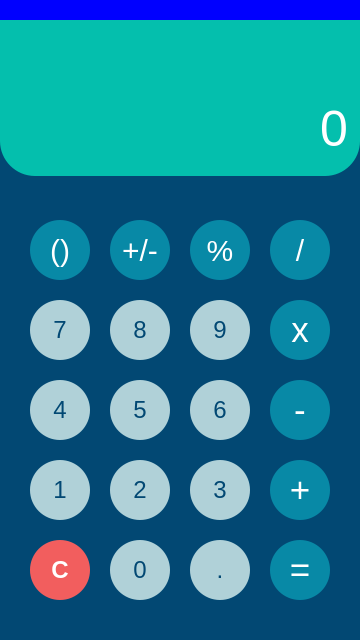
<?xml version="1.0" encoding="UTF-8"?>
<ui version="4.0">
 <class>MainWindow</class>
 <widget class="QMainWindow" name="MainWindow">
  <property name="geometry">
   <rect>
    <x>0</x>
    <y>0</y>
    <width>360</width>
    <height>640</height>
   </rect>
  </property>
  <property name="windowTitle">
   <string>MainWindow</string>
  </property>
  <property name="styleSheet">
   <string notr="true">background-color:rgb(2,72,115)
</string>
  </property>
  <widget class="QWidget" name="centralwidget">
   <widget class="QLabel" name="Image">
    <property name="geometry">
     <rect>
      <x>0</x>
      <y>0</y>
      <width>360</width>
      <height>24</height>
     </rect>
    </property>
    <property name="styleSheet">
     <string notr="true">background-color:blue</string>
    </property>
    <property name="text">
     <string/>
    </property>
    <property name="pixmap">
     <pixmap>build/image/status bar bg.png</pixmap>
    </property>
   </widget>
   <widget class="QLabel" name="Answer">
    <property name="geometry">
     <rect>
      <x>0</x>
      <y>20</y>
      <width>360</width>
      <height>156</height>
     </rect>
    </property>
    <property name="styleSheet">
     <string notr="true">background-color:rgb(4,191,173);
border-bottom-left-radius:35px;
border-bottom-right-radius:35px;
font-size:50px;
color:white;
font-family: 'Open Sans', sens-serif;
font-weight:300;
text-align:center;
padding: 80% 0 20px 0;</string>
    </property>
    <property name="text">
     <string>0</string>
    </property>
    <property name="alignment">
     <set>Qt::AlignmentFlag::AlignRight|Qt::AlignmentFlag::AlignTrailing|Qt::AlignmentFlag::AlignVCenter</set>
    </property>
   </widget>
   <widget class="QPushButton" name="Bracket">
    <property name="geometry">
     <rect>
      <x>30</x>
      <y>220</y>
      <width>60</width>
      <height>60</height>
     </rect>
    </property>
    <property name="styleSheet">
     <string notr="true">border-radius:30%;
background-color:rgb(8,137,166);
font-family: 'Open Sans', sens-serif;
font-size:30px;
font-weight:200;
color:white;</string>
    </property>
    <property name="text">
     <string>()</string>
    </property>
    <property name="iconSize">
     <size>
      <width>30</width>
      <height>30</height>
     </size>
    </property>
   </widget>
   <widget class="QPushButton" name="PlusMinus">
    <property name="geometry">
     <rect>
      <x>110</x>
      <y>220</y>
      <width>60</width>
      <height>60</height>
     </rect>
    </property>
    <property name="styleSheet">
     <string notr="true">border-radius:30%;
background-color:rgb(8,137,166);
font-family: 'Open Sans', sens-serif;
font-size:30px;
font-weight:200;
color:white;</string>
    </property>
    <property name="text">
     <string>+/-</string>
    </property>
    <property name="iconSize">
     <size>
      <width>30</width>
      <height>30</height>
     </size>
    </property>
   </widget>
   <widget class="QPushButton" name="Percentage">
    <property name="geometry">
     <rect>
      <x>190</x>
      <y>220</y>
      <width>60</width>
      <height>60</height>
     </rect>
    </property>
    <property name="styleSheet">
     <string notr="true">border-radius:30%;
background-color:rgb(8,137,166);
font-family: 'Open Sans', sens-serif;
font-size:30px;
font-weight:200;
color:white;</string>
    </property>
    <property name="text">
     <string>%</string>
    </property>
    <property name="iconSize">
     <size>
      <width>30</width>
      <height>30</height>
     </size>
    </property>
   </widget>
   <widget class="QPushButton" name="Division">
    <property name="geometry">
     <rect>
      <x>270</x>
      <y>220</y>
      <width>60</width>
      <height>60</height>
     </rect>
    </property>
    <property name="styleSheet">
     <string notr="true">border-radius:30%;
background-color:rgb(8,137,166);
font-family: 'Open Sans', sens-serif;
font-size:30px;
font-weight:200;
color:white;</string>
    </property>
    <property name="text">
     <string>/</string>
    </property>
    <property name="iconSize">
     <size>
      <width>30</width>
      <height>30</height>
     </size>
    </property>
   </widget>
   <widget class="QPushButton" name="pushButton_7">
    <property name="geometry">
     <rect>
      <x>30</x>
      <y>300</y>
      <width>60</width>
      <height>60</height>
     </rect>
    </property>
    <property name="styleSheet">
     <string notr="true">border-radius:30%;
background-color:rgb(176, 209, 216);
font-family: 'Open Sans', sens-serif;
font-size:24px;
font-weight:200;
color:rgb(2,72,115);
</string>
    </property>
    <property name="text">
     <string>7</string>
    </property>
   </widget>
   <widget class="QPushButton" name="pushButton_8">
    <property name="geometry">
     <rect>
      <x>110</x>
      <y>300</y>
      <width>60</width>
      <height>60</height>
     </rect>
    </property>
    <property name="styleSheet">
     <string notr="true">border-radius:30%;
background-color:rgb(176, 209, 216);
font-family: 'Open Sans', sens-serif;
font-size:24px;
font-weight:200;
color:rgb(2,72,115);
</string>
    </property>
    <property name="text">
     <string>8</string>
    </property>
   </widget>
   <widget class="QPushButton" name="pushButton_9">
    <property name="geometry">
     <rect>
      <x>190</x>
      <y>300</y>
      <width>60</width>
      <height>60</height>
     </rect>
    </property>
    <property name="styleSheet">
     <string notr="true">border-radius:30%;
background-color:rgb(176, 209, 216);
font-family: 'Open Sans', sens-serif;
font-size:24px;
font-weight:200;
color:rgb(2,72,115);
</string>
    </property>
    <property name="text">
     <string>9</string>
    </property>
   </widget>
   <widget class="QPushButton" name="Multi">
    <property name="geometry">
     <rect>
      <x>270</x>
      <y>300</y>
      <width>60</width>
      <height>60</height>
     </rect>
    </property>
    <property name="styleSheet">
     <string notr="true">border-radius:30%;
background-color:rgb(8,137,166);
font-family: 'Open Sans', sens-serif;
font-size:35px;
font-weight:200;
color:white;</string>
    </property>
    <property name="text">
     <string>x</string>
    </property>
    <property name="iconSize">
     <size>
      <width>30</width>
      <height>30</height>
     </size>
    </property>
   </widget>
   <widget class="QPushButton" name="pushButton_4">
    <property name="geometry">
     <rect>
      <x>30</x>
      <y>380</y>
      <width>60</width>
      <height>60</height>
     </rect>
    </property>
    <property name="styleSheet">
     <string notr="true">border-radius:30%;
background-color:rgb(176, 209, 216);
font-family: 'Open Sans', sens-serif;
font-size:24px;
font-weight:200;
color:rgb(2,72,115);
</string>
    </property>
    <property name="text">
     <string>4</string>
    </property>
   </widget>
   <widget class="QPushButton" name="pushButton_5">
    <property name="geometry">
     <rect>
      <x>110</x>
      <y>380</y>
      <width>60</width>
      <height>60</height>
     </rect>
    </property>
    <property name="styleSheet">
     <string notr="true">border-radius:30%;
background-color:rgb(176, 209, 216);
font-family: 'Open Sans', sens-serif;
font-size:24px;
font-weight:200;
color:rgb(2,72,115);
</string>
    </property>
    <property name="text">
     <string>5</string>
    </property>
   </widget>
   <widget class="QPushButton" name="pushButton_3">
    <property name="geometry">
     <rect>
      <x>190</x>
      <y>460</y>
      <width>60</width>
      <height>60</height>
     </rect>
    </property>
    <property name="styleSheet">
     <string notr="true">border-radius:30%;
background-color:rgb(176, 209, 216);
font-family: 'Open Sans', sens-serif;
font-size:24px;
font-weight:200;
color:rgb(2,72,115);
</string>
    </property>
    <property name="text">
     <string>3</string>
    </property>
   </widget>
   <widget class="QPushButton" name="pushButton_6">
    <property name="geometry">
     <rect>
      <x>190</x>
      <y>380</y>
      <width>60</width>
      <height>60</height>
     </rect>
    </property>
    <property name="styleSheet">
     <string notr="true">border-radius:30%;
background-color:rgb(176, 209, 216);
font-family: 'Open Sans', sens-serif;
font-size:24px;
font-weight:200;
color:rgb(2,72,115);
</string>
    </property>
    <property name="text">
     <string>6</string>
    </property>
   </widget>
   <widget class="QPushButton" name="Plus">
    <property name="geometry">
     <rect>
      <x>270</x>
      <y>460</y>
      <width>60</width>
      <height>60</height>
     </rect>
    </property>
    <property name="styleSheet">
     <string notr="true">border-radius:30%;
background-color:rgb(8,137,166);
font-family: 'Open Sans', sens-serif;
font-size:35px;
font-weight:200;
color:white;</string>
    </property>
    <property name="text">
     <string>+</string>
    </property>
    <property name="iconSize">
     <size>
      <width>30</width>
      <height>30</height>
     </size>
    </property>
   </widget>
   <widget class="QPushButton" name="pushButton_2">
    <property name="geometry">
     <rect>
      <x>110</x>
      <y>460</y>
      <width>60</width>
      <height>60</height>
     </rect>
    </property>
    <property name="styleSheet">
     <string notr="true">border-radius:30%;
background-color:rgb(176, 209, 216);
font-family: 'Open Sans', sens-serif;
font-size:24px;
font-weight:200;
color:rgb(2,72,115);
</string>
    </property>
    <property name="text">
     <string>2</string>
    </property>
   </widget>
   <widget class="QPushButton" name="Minus">
    <property name="geometry">
     <rect>
      <x>270</x>
      <y>380</y>
      <width>60</width>
      <height>60</height>
     </rect>
    </property>
    <property name="styleSheet">
     <string notr="true">border-radius:30%;
background-color:rgb(8,137,166);
font-family: 'Open Sans', sens-serif;
font-size:35px;
font-weight:200;
color:white;</string>
    </property>
    <property name="text">
     <string>-</string>
    </property>
    <property name="iconSize">
     <size>
      <width>30</width>
      <height>30</height>
     </size>
    </property>
   </widget>
   <widget class="QPushButton" name="pushButton_1">
    <property name="geometry">
     <rect>
      <x>30</x>
      <y>460</y>
      <width>60</width>
      <height>60</height>
     </rect>
    </property>
    <property name="styleSheet">
     <string notr="true">border-radius:30%;
background-color:rgb(176, 209, 216);
font-family: 'Open Sans', sens-serif;
font-size:24px;
font-weight:200;
color:rgb(2,72,115);
</string>
    </property>
    <property name="text">
     <string>1</string>
    </property>
   </widget>
   <widget class="QPushButton" name="Clear">
    <property name="geometry">
     <rect>
      <x>30</x>
      <y>540</y>
      <width>60</width>
      <height>60</height>
     </rect>
    </property>
    <property name="styleSheet">
     <string notr="true">border-radius:30%;
background-color:rgb(242, 94, 94);
font-family: 'Open Sans', sens-serif;
font-size:24px;
font-weight:600;
color:white;</string>
    </property>
    <property name="text">
     <string>C</string>
    </property>
   </widget>
   <widget class="QPushButton" name="pushButton_0">
    <property name="geometry">
     <rect>
      <x>110</x>
      <y>540</y>
      <width>60</width>
      <height>60</height>
     </rect>
    </property>
    <property name="styleSheet">
     <string notr="true">border-radius:30%;
background-color:rgb(176, 209, 216);
font-family: 'Open Sans', sens-serif;
font-size:24px;
font-weight:200;
color:rgb(2,72,115);
</string>
    </property>
    <property name="text">
     <string>0</string>
    </property>
   </widget>
   <widget class="QPushButton" name="pushButton_Doc">
    <property name="geometry">
     <rect>
      <x>190</x>
      <y>540</y>
      <width>60</width>
      <height>60</height>
     </rect>
    </property>
    <property name="styleSheet">
     <string notr="true">border-radius:30%;
background-color:rgb(176, 209, 216);
font-family: 'Open Sans', sens-serif;
font-size:24px;
font-weight:200;
color:rgb(2,72,115);
</string>
    </property>
    <property name="text">
     <string>.</string>
    </property>
   </widget>
   <widget class="QPushButton" name="Equil">
    <property name="geometry">
     <rect>
      <x>270</x>
      <y>540</y>
      <width>60</width>
      <height>60</height>
     </rect>
    </property>
    <property name="styleSheet">
     <string notr="true">border-radius:30%;
background-color:rgb(8,137,166);
font-family: 'Open Sans', sens-serif;
font-size:35px;
font-weight:200;
color:white;</string>
    </property>
    <property name="text">
     <string>=</string>
    </property>
    <property name="iconSize">
     <size>
      <width>30</width>
      <height>30</height>
     </size>
    </property>
   </widget>
  </widget>
 </widget>
 <resources/>
 <connections/>
</ui>
